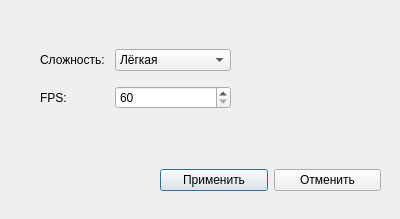
<?xml version="1.0" encoding="UTF-8"?>
<ui version="4.0">
 <class>Dialog</class>
 <widget class="QDialog" name="Dialog">
  <property name="geometry">
   <rect>
    <x>0</x>
    <y>0</y>
    <width>400</width>
    <height>219</height>
   </rect>
  </property>
  <property name="windowTitle">
   <string>Settings</string>
  </property>
  <widget class="QWidget" name="gridLayoutWidget">
   <property name="geometry">
    <rect>
     <x>40</x>
     <y>40</y>
     <width>191</width>
     <height>80</height>
    </rect>
   </property>
   <layout class="QGridLayout" name="gridLayout">
    <item row="0" column="0">
     <widget class="QLabel" name="label">
      <property name="text">
       <string>Сложность:</string>
      </property>
     </widget>
    </item>
    <item row="0" column="1">
     <widget class="QComboBox" name="difficulty">
      <property name="currentIndex">
       <number>1</number>
      </property>
      <item>
       <property name="text">
        <string>Тестировочная</string>
       </property>
      </item>
      <item>
       <property name="text">
        <string>Лёгкая</string>
       </property>
      </item>
      <item>
       <property name="text">
        <string>Средняя</string>
       </property>
      </item>
      <item>
       <property name="text">
        <string>Высокая</string>
       </property>
      </item>
     </widget>
    </item>
    <item row="1" column="0">
     <widget class="QLabel" name="label_2">
      <property name="text">
       <string>FPS:</string>
      </property>
     </widget>
    </item>
    <item row="1" column="1">
     <widget class="QSpinBox" name="fps">
      <property name="minimum">
       <number>60</number>
      </property>
      <property name="maximum">
       <number>200</number>
      </property>
      <property name="singleStep">
       <number>5</number>
      </property>
     </widget>
    </item>
   </layout>
  </widget>
  <widget class="QWidget" name="gridLayoutWidget_2">
   <property name="geometry">
    <rect>
     <x>160</x>
     <y>160</y>
     <width>221</width>
     <height>41</height>
    </rect>
   </property>
   <layout class="QGridLayout" name="gridLayout_2">
    <item row="0" column="0">
     <widget class="QPushButton" name="apply">
      <property name="text">
       <string>Применить</string>
      </property>
     </widget>
    </item>
    <item row="0" column="1">
     <widget class="QPushButton" name="cancel">
      <property name="text">
       <string>Отменить</string>
      </property>
     </widget>
    </item>
   </layout>
  </widget>
 </widget>
 <resources/>
 <connections/>
</ui>
